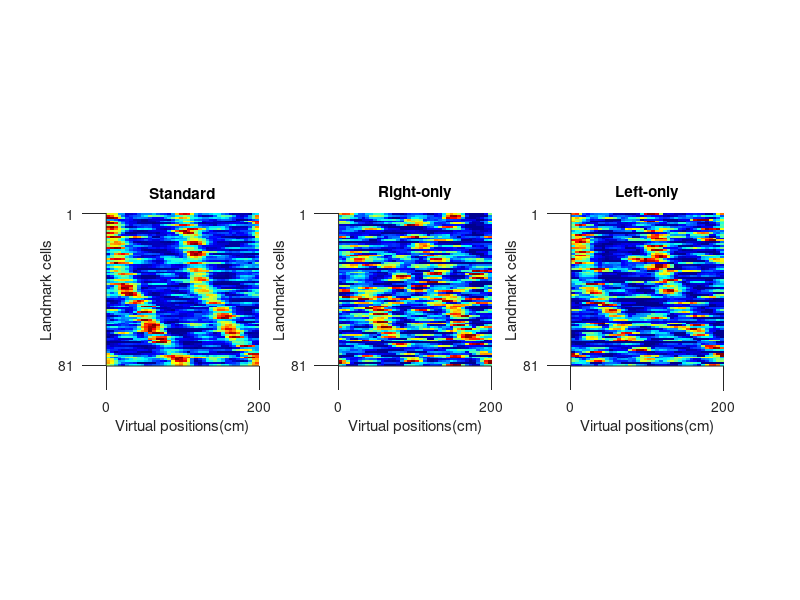

Write MATLAB code to recreate this figure.
%%

clear;clc;close

load('data_Fig_5I.mat');

%% 5I

block_label={'Standard';'Right-only';'Left-only'};

f=figure(1);
for i=1:3
    subplot(1,3,i);
    
    imagesc(space_bins,[],m_blocks_map_new_norm{i}(sort_idx,:));colormap(jet);caxis([0 1]);
    set(gca,'xtick',[0,200],'ytick',[1,cell_num]);set(gca,'tickdir','out');box off;
    xlabel('Virtual positions(cm)');
    ylabel('Landmark cells');title(block_label{i});axis square;axis([0 200 0.5 cell_num+0.5]);    
    set(gca,'tickdir','out','ticklength',[0.05,0.05]);
end

%%

